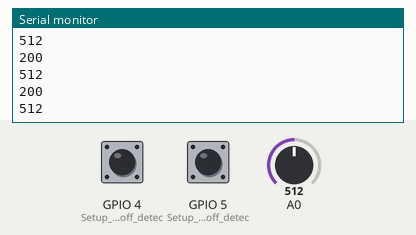
This sketch was run on a simulated ESP8266 (NodeMCU). Shown: the last lines printed to the serial monitor. Inputs (shaded band) come from the test bench; at power-on: GPIO 4 (Setup_for_leads_off_detec) LOW, A0 = 512, GPIO 5 (Setup_for_leads_off_detec) LOW. WiFi joins after 1.5 s; servers stay silent unless stated; uploads are accepted with an empty reply.

Above: at 2.7 s.
2.8 s: GPIO 4 (Setup_for_leads_off_detec) pulled HIGH for 0.15 s
At 2.96 s:
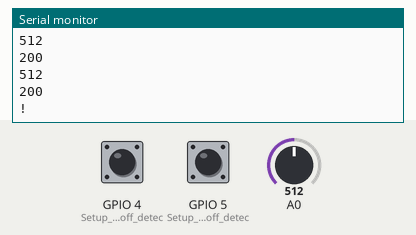
4.4 s: A0 set to 716
At 4.78 s:
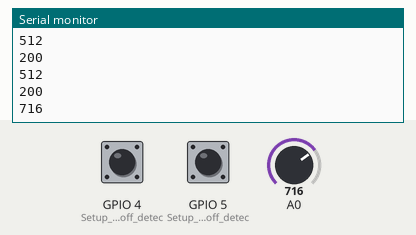
5.9 s: A0 set to 900
At 6.09 s:
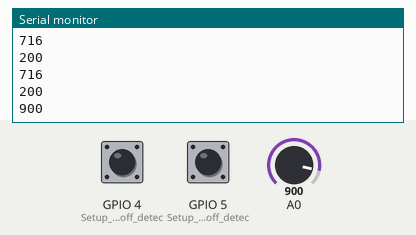
Timing chart, 0 to 8.9 s (numbered marks = the images above; inputs shaded):
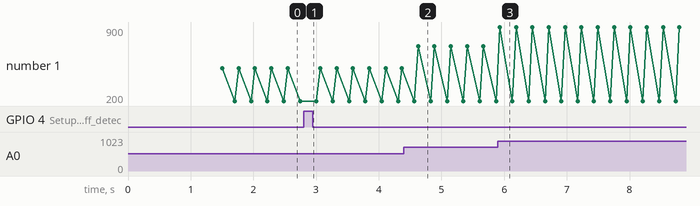

The sketch:

sketch_jun13a.ino
```cpp
#include <ESP8266WiFi.h>
#include <ESP8266HTTPClient.h>
#include <WiFiClient.h>

void setup() {

  Serial.begin(9600);                 //Serial connection
  pinMode(4, INPUT); // Setup for leads off detection LO +
  pinMode(5, INPUT); // Setup for leads off detection LO -
  //WiFi.begin("brisa-2983954", "dtiu2ujf");   //WiFi connection
  WiFi.begin("AndroidAP", "ewcs4018");
  while (WiFi.status() != WL_CONNECTED) {  //Wait for the WiFI connection completion

    delay(500);
    Serial.println("Waiting for connection");

  }

}

void loop() {

  String input2;
  if (WiFi.status() == WL_CONNECTED) { //Check WiFi connection status
    if((digitalRead(4) == 1)||(digitalRead(5) == 1)){
      Serial.println('!');
      input2 = 0;

      }
     else{
      // send the value of analog input 0:
      // int in = analogRead(A0)
      input2 = String(analogRead(A0));
      Serial.println(analogRead(A0));
      }

    HTTPClient http;    //Declare object of class HTTPClient
    WiFiClient wifiClient;
    http.begin(wifiClient,"http://192.168.233.135:8000/snippets/");      //Specify request destination
    http.addHeader("Content-Type", "aplication/json");  //Specify content-type header
    String input = "{\"amp\":";
    input= input + input2;
    input+= "}";
    int httpCode = http.POST(input);   //Send the request
    String payload = http.getString();                  //Get the response payload

    Serial.println(httpCode);   //Print HTTP return code
    Serial.println(payload);    //Print request response payload

    http.end();  //Close connection

  } else {

    Serial.println("Error in WiFi connection");

  }

  delay(60);  //Send a request every 30 seconds

}
```

Measured:
- after the input at 2.8 s, the serial monitor: prints a new line at once (image 1)
- after the input at 4.4 s, the serial monitor: prints a new line after 0.23 s (image 2)
- after the input at 5.9 s, the serial monitor: prints a new line at once (image 3)
- plotted number 1: 200 → 900 after the input at 5.9 s
